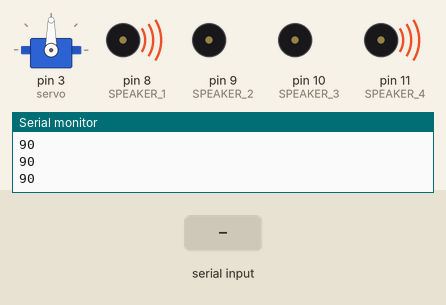
Recording of a sketch running on a simulated Arduino Uno, built with avr-gcc and run on an emulated ATmega328P. Shown: servo, buzzer (waves = sounding, pin HIGH), the last lines printed to the serial monitor. The test bench sets the inputs (shaded band).

Above: at 2.2 s.
2.3 s: "30,150\n" received over Serial
At 2.6 s:
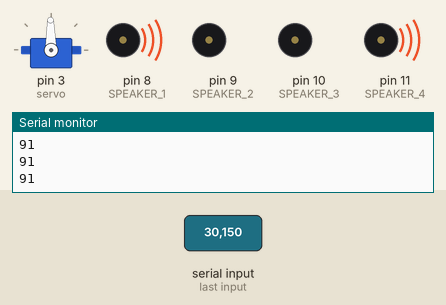
3.8 s: "1\n" received over Serial
At 4.6 s:
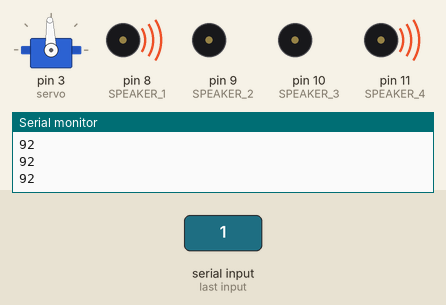
Timing chart, 0 to 11.3 s (numbered marks = the images above; inputs shaded):
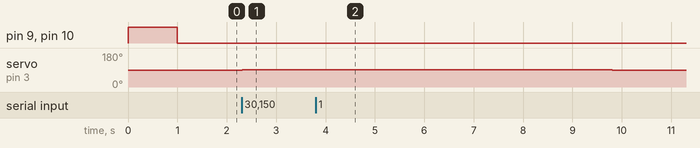

The sketch:

FaceDetect.ino
```cpp
#include <Servo.h>

#define MOVEMENT_SPEED 1
#define SPEAKER_1 8
#define SPEAKER_2 9
#define SPEAKER_3 10
#define SPEAKER_4 11

#define OVERLAP 20

char faceState = '0';
int angle = 90;
unsigned long lastFaceTime = 0;

Servo servo;

void setup() {
  // Init servo and set to 90 degrees
  servo.attach(3);
  pinMode(SPEAKER_1, OUTPUT);
  pinMode(SPEAKER_2, OUTPUT);
  pinMode(SPEAKER_3, OUTPUT);
  pinMode(SPEAKER_4, OUTPUT);
  digitalWrite(SPEAKER_1, HIGH);
  digitalWrite(SPEAKER_2, HIGH);
  digitalWrite(SPEAKER_3, HIGH);
  digitalWrite(SPEAKER_4, HIGH);
  Serial.begin(9600);
  servo.write(90);
  delay(1000);
}

void loop() {
  unsigned long millisOnLoop = millis();
  // If we are sending data from Processing
  if (Serial.available() > 0) {
    // Get movement state
    faceState = Serial.read() - '0';
    // If move clockwise
    if (faceState == 1 && angle < 180) {
      angle += MOVEMENT_SPEED;
      lastFaceTime = millisOnLoop;
    }
    // If move counter clockwise
    if (faceState == 2 && angle > 0) {
      angle -= MOVEMENT_SPEED;
      lastFaceTime = millisOnLoop;
    }
    // If shouldn't move
    if (faceState == 0) lastFaceTime = millisOnLoop;
    // If no face and it's been longer than 6 secs since a face
    if (faceState == 4 && millisOnLoop - lastFaceTime > 6000UL) {
      angle = 90;
    }
  }
  if(millisOnLoop - lastFaceTime > 6000UL) {
      angle = 90;
    }
    // Set servo angle
    servo.write(angle);
    // Turn on appropriate speakers
    //char[] buf;
    //Serial.readBytesUntil('|', buf, 3);
    activateSpeakers(angle);
    // Send back current angle to Processing
    Serial.println(angle);
}

void activateSpeakers(int a) {
  if (a < 180 && a > (135 - (OVERLAP / 2))) digitalWrite(SPEAKER_1, LOW);
  else digitalWrite(SPEAKER_1, HIGH);

  if (a < (135 + (OVERLAP / 2)) && a > (90 - (OVERLAP / 2))) digitalWrite(SPEAKER_2, LOW);
  else digitalWrite(SPEAKER_2, HIGH);

  if (a < (90 + (OVERLAP / 2)) && a > (45 - (OVERLAP / 2))) digitalWrite(SPEAKER_3, LOW);
  else digitalWrite(SPEAKER_3, HIGH);

  if (a < (45 + (OVERLAP / 2)) && a > 0) digitalWrite(SPEAKER_4, LOW);
  else digitalWrite(SPEAKER_4, HIGH);
}
```

Measured:
- after the input at 2.3 s, servo on pin 3 (servo): 90° → 91° at once
- after the input at 3.8 s, servo on pin 3 (servo): 91° → 92° at once, → 90° 6.0 s later
